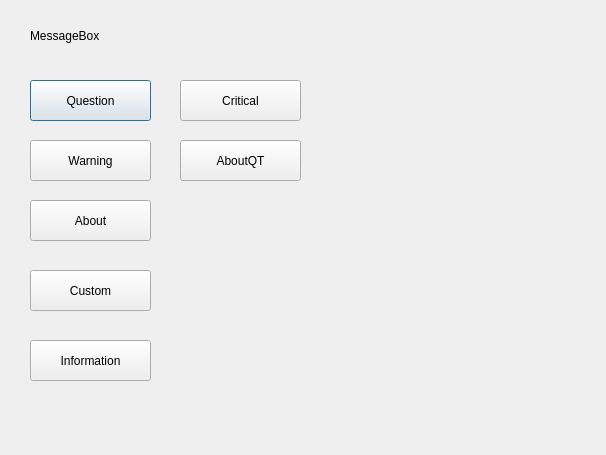
<?xml version="1.0" encoding="UTF-8"?>
<ui version="4.0">
 <class>MBoxDialog</class>
 <widget class="QDialog" name="MBoxDialog">
  <property name="geometry">
   <rect>
    <x>0</x>
    <y>0</y>
    <width>606</width>
    <height>455</height>
   </rect>
  </property>
  <property name="windowTitle">
   <string>Dialog</string>
  </property>
  <widget class="QLabel" name="label">
   <property name="geometry">
    <rect>
     <x>30</x>
     <y>20</y>
     <width>141</width>
     <height>31</height>
    </rect>
   </property>
   <property name="styleSheet">
    <string notr="true">font: 10pt &quot;Arial&quot;;
font: 12pt &quot;Arial&quot;;</string>
   </property>
   <property name="text">
    <string>MessageBox</string>
   </property>
  </widget>
  <widget class="QPushButton" name="QuestionBt">
   <property name="geometry">
    <rect>
     <x>30</x>
     <y>80</y>
     <width>121</width>
     <height>41</height>
    </rect>
   </property>
   <property name="text">
    <string>Question</string>
   </property>
  </widget>
  <widget class="QPushButton" name="WarningBt">
   <property name="geometry">
    <rect>
     <x>30</x>
     <y>140</y>
     <width>121</width>
     <height>41</height>
    </rect>
   </property>
   <property name="text">
    <string>Warning</string>
   </property>
  </widget>
  <widget class="QPushButton" name="AboutBt">
   <property name="geometry">
    <rect>
     <x>30</x>
     <y>200</y>
     <width>121</width>
     <height>41</height>
    </rect>
   </property>
   <property name="text">
    <string>About</string>
   </property>
  </widget>
  <widget class="QPushButton" name="CustomBt">
   <property name="geometry">
    <rect>
     <x>30</x>
     <y>270</y>
     <width>121</width>
     <height>41</height>
    </rect>
   </property>
   <property name="text">
    <string>Custom</string>
   </property>
  </widget>
  <widget class="QPushButton" name="InformationBt">
   <property name="geometry">
    <rect>
     <x>30</x>
     <y>340</y>
     <width>121</width>
     <height>41</height>
    </rect>
   </property>
   <property name="text">
    <string>Information</string>
   </property>
  </widget>
  <widget class="QPushButton" name="CriticalBt">
   <property name="geometry">
    <rect>
     <x>180</x>
     <y>80</y>
     <width>121</width>
     <height>41</height>
    </rect>
   </property>
   <property name="text">
    <string>Critical</string>
   </property>
  </widget>
  <widget class="QPushButton" name="AboutQTBt">
   <property name="geometry">
    <rect>
     <x>180</x>
     <y>140</y>
     <width>121</width>
     <height>41</height>
    </rect>
   </property>
   <property name="text">
    <string>AboutQT</string>
   </property>
  </widget>
 </widget>
 <resources/>
 <connections/>
</ui>
